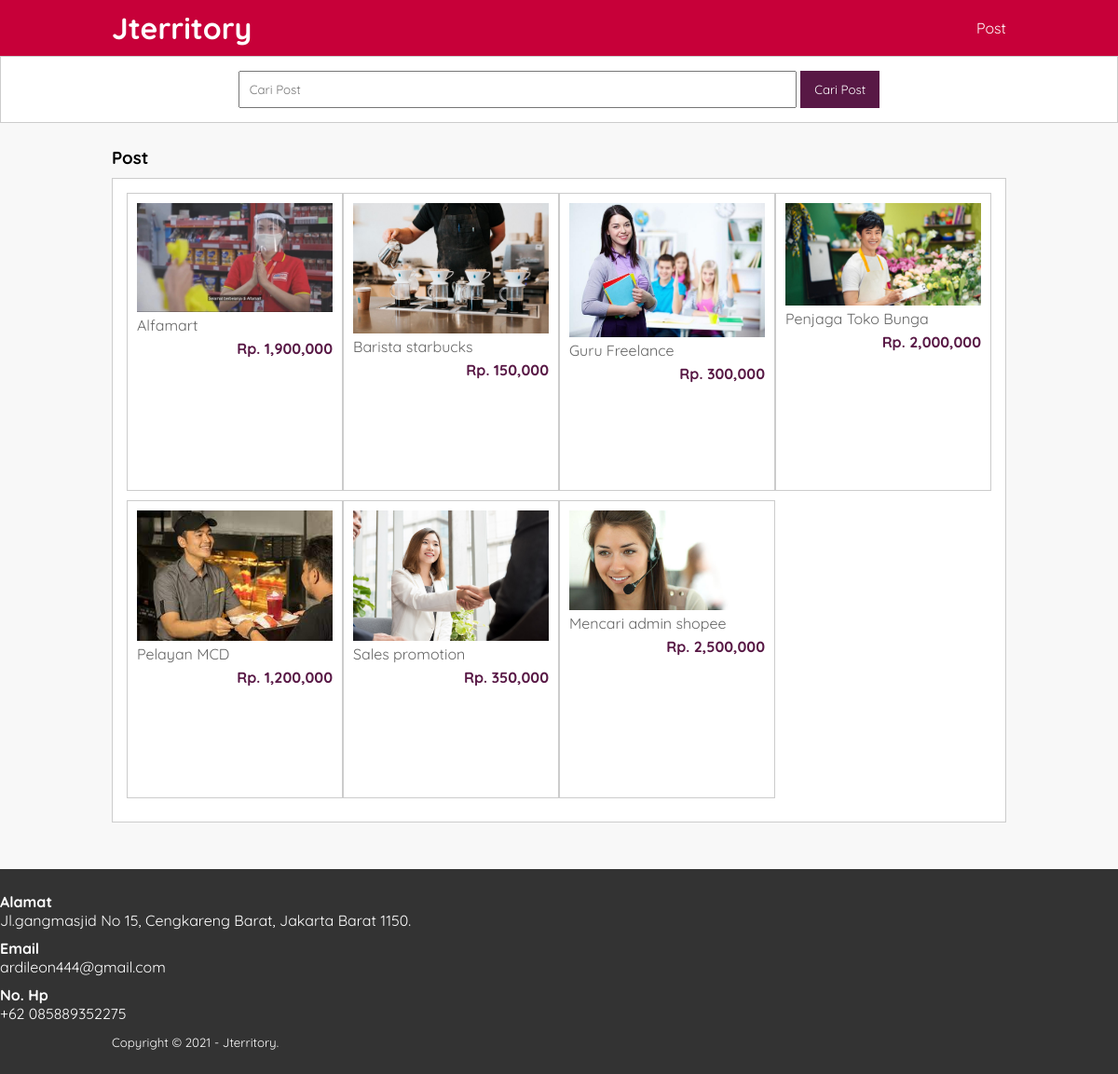
/produk.php, run on the app's committed database.
### tables this page shows
CREATE TABLE `tb_product` (
  `product_id` int(11) NOT NULL,
  `category_id` int(11) NOT NULL,
  `product_name` varchar(100) NOT NULL,
  `product_price` int(11) NOT NULL,
  `product_description` text NOT NULL,
  `product_image` varchar(100) NOT NULL,
  `product_status` tinyint(1) NOT NULL,
  `product_created` timestamp NOT NULL DEFAULT current_timestamp()
);

### produk.php (the view, shortened to what this page needs)
<?php
	include 'db.php';
	$kontak = mysqli_query($conn, "SELECT admin_telp, admin_email, admin_address FROM tb_admin WHERE admin_id = 1");
	$a = mysqli_fetch_object($kontak);
 ?>
<!DOCTYPE html>
<html>
<head>
	<link rel="stylesheet" type="text/css" href="css/style.css">
</head>
<body>
	<header>
			<div class="container">
			<h1><a href="index.php">Jterritory</a></h1>
			<ul>
				<li><a href="produk.php">Post</a></li>
			</ul>
	    </div>
	</header>
		<div class="search">
			<div class="container">
				<form action="produk.php">
					<input type="text" name="search" placeholder="Cari Post" value="<?php echo $_GET['search'] ?>">
					<input type="submit" name="cari" value="Cari Post">
				</form>
			</div>
		</div>
		<div class="section">
			<div class="container">
				<h3>Post</h3>
				<div class="box">
					<?php
						$produk = mysqli_query($conn, "SELECT * FROM tb_product WHERE product_status = 1 $where ORDER BY product_id DESC");
						if(mysqli_num_rows($produk) > 0){
							while($p = mysqli_fetch_array($produk)){
					 ?>
					 <a href="detail-produk.php?id=<?php echo $p['product_id'] ?>">
						<div class="col-4">
							<img src="produk/<?php echo $p['product_image'] ?>">
							<p class="nama"><?php echo substr($p['product_name'], 0, 30) ?></p>
							<p class="harga">Rp. <?php echo number_format($p['product_price'])  ?></p>
						</div>
					</a>
						<?php }}else{ ?>
							<p>Produk tidak ada</p>
						<?php } ?>
				</div>
			</div>
		</div>
		<div class="footer">
			<h4>Alamat</h4>
			<p><?php echo $a->admin_address ?></p>
			<h4>Email</h4>
			<p><?php echo $a->admin_email ?></p>
			<h4>No. Hp</h4>
			<p><?php echo $a->admin_telp ?></p>
			<div class="container">
				<small>Copyright &copy; 2021 - Jterritory.</small>
			</div>
		</div>
</body>
</html>

### css/style.css (style rules this page uses)
* { padding:0; margin:0; font-family: 'Quicksand', sans-serif; }
body { background-color: #f8f8f8; }
a { color: inherit; text-decoration: none; }
header { background-color: #C70039; color: #fff; }
header h1 { float: left; padding:10px 0; }
header ul { float: right; }
header ul li { display: inline-block; }
header ul li a { padding:20px 0 20px 15px; display: inline-block; }
.container { width: 80%; margin:0 auto; }
.container:after { content: ''; display: block; clear: both; }
.section { padding:25px 0; }
.box { background-color: #fff; border:1px solid #ccc; padding:15px; box-sizing: border-box; margin:10px 0 25px 0; }
.box:after { content: ''; display: block; clear: both; }
.search { padding:15px 0; background-color: #fff; border:1px solid #ccc; text-align: center; }
.search input[type=text] { width: 60%; padding:10px; }
.search input[type=submit] { padding:12px 15px; background-color: #581845; color:#fff; border:none; cursor:pointer; }
.col-4 { width:25%; height: 320px; border:1px solid #ccc; float: left; padding:10px; box-sizing: border-box; margin-bottom: 10px; }
.col-4 img { width: 100%; }
.col-4 .nama { color: #666; margin-bottom: 5px; }
.col-4 .harga { font-weight: bold; color:#581845; float: right; }
.footer { padding:25px 0; background-color: #333; color: #fff; }
.footer p { margin-bottom: 10px; }

### data on the page
tb_product: product_image (picture), product_name "Alfamart", product_price "1,900,000"
tb_product: product_image (picture), product_name "Barista starbucks", product_price "150,000"
tb_product: product_image (picture), product_name "Guru Freelance", product_price "300,000"
tb_product: product_image (picture), product_name "Penjaga Toko Bunga", product_price "2,000,000"
tb_product: product_image (picture), product_name "Pelayan MCD", product_price "1,200,000"
tb_product: product_image (picture), product_name "Sales promotion", product_price "350,000"
tb_product: product_image (picture), product_name "Mencari admin shopee", product_price "2,500,000"

### other printed values
$a->admin_address "Jl.gangmasjid No 15, Cengkareng Barat, Jakarta Barat 1150."
$a->admin_email "ardileon444@gmail.com"
$a->admin_telp "+62 085889352275"
